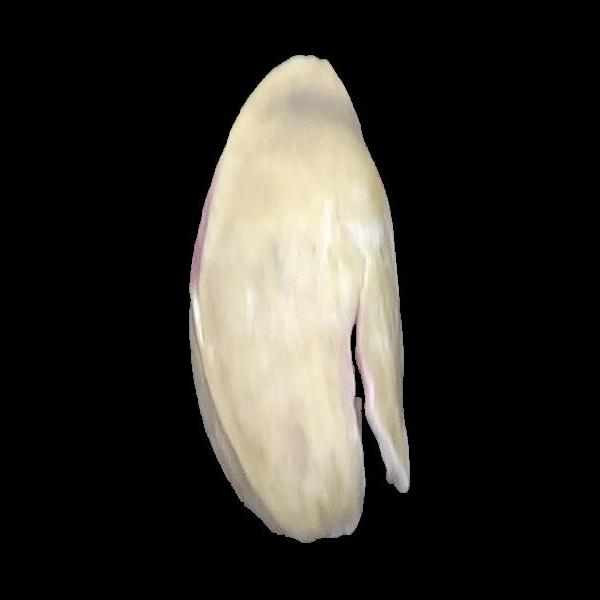
#> input picture dataset/Pistachio_Image_Dataset/Pistachio_Image_Dataset/Kirmizi_Pistachio/kirmizi 1000.jpg, 600 x 600 px; its folder holds only this picture in this run
$ jupyter execute p1.ipynb
#> lines starting #> are read from the running program, lines starting #| are printed output that depends on the picture
# P1 signal audit

[cell 1]
# Check the if the dataset is available
from pathlib import Path
import numpy as np
from PIL import Image

RESOURCE_DIR_KIRMIZI = Path("dataset/Pistachio_Image_Dataset/Pistachio_Image_Dataset/Kirmizi_Pistachio")
RESOURCE_DIR_SIIRT    = Path("dataset/Pistachio_Image_Dataset/Pistachio_Image_Dataset/Siirt_Pistachio")

for name, folder in [("Kirmizi", RESOURCE_DIR_KIRMIZI), ("Siirt", RESOURCE_DIR_SIIRT)]:
    if folder.is_dir():
        print(f"OK   {name}: {folder.resolve()}")
    else:
        print(f"MISS {name}: {folder.resolve()}")


# Cap how many images to load per class
LIMIT = 5 # None = load everyting

records = []
for name, folder in [("Kirmizi", RESOURCE_DIR_KIRMIZI), ("Siirt", RESOURCE_DIR_SIIRT)]:
    count = 0
    for path in sorted(folder.rglob("*")):
        if path.suffix.lower() not in {".jpg", ".jpeg", ".png", ".bmp", ".tif", ".tiff", ".webp"}:
            continue
        if LIMIT is not None and count >= LIMIT:
            break
        with Image.open(path) as im:
#> im is the input picture: PIL image 600x600 RGB; mean R, G, B 47.5, 45, 39.9
            arr = np.asarray(im.convert("RGB"))
        records.append({"class": name, "path": path, "arr": arr})
        count += 1

print(f"Loaded {len(records)} images (LIMIT={LIMIT} per class)")
#| Loaded 1 images (LIMIT=5 per class)

# Format, array shape, data type, units, range and byte size

[cell 2]
# 1. Format (from magic bytes, not the extension)
def detect_format(path):
    with open(path, "rb") as fh:
        head = fh.read(8)
    if head.startswith(b"\xff\xd8\xff"):
        return "JPEG"
    if head.startswith(b"\x89PNG"):
        return "PNG"
    return "other"

formats = {r["class"]: {} for r in records}
#> formats = 1 item
for r in records:
    fmt = detect_format(r["path"])
    formats[r["class"]][fmt] = formats[r["class"]].get(fmt, 0) + 1
#> this loop made 1 pass
#> fmt on pass 1: 'JPEG'
print("1. Format:", formats)
#| 1. Format: {'Kirmizi': {'JPEG': 1}}

# 2. Array shape
shapes = {r["arr"].shape for r in records}
#> shapes = 1 item
print("2. Per-image (H, W, C):", shapes)
#| 2. Per-image (H, W, C): {(600, 600, 3)}

# 3. Data type
print("3. Data type:", records[0]["arr"].dtype)
#| 3. Data type: uint8

# 4. Units
stacked = np.stack([r["arr"] for r in records])
lo, hi = int(stacked.min()), int(stacked.max())
#> lo = 0; hi = 255
is_8bit = lo >= 0 and hi <= 255
#> is_8bit = True
print(f"4. Units: pixel values are 8-bit intensity levels 0-255")
print(f"   Verified: observed range {lo}-{hi} -> within 0-255: {is_8bit}")
#|    Verified: observed range 0-255 -> within 0-255: True

# 5. Range (per channel, across the loaded subset)
stacked = np.stack([r["arr"] for r in records])
for i, ch in enumerate("RGB"):
    print(f"5. {ch}: min={stacked[..., i].min()} max={stacked[..., i].max()}")
#> this loop made 3 passes
#| 5. R: min=0 max=255
#| 5. G: min=0 max=255
#| 5. B: min=0 max=250

# 6. Byte size (per image)
for r in records[:1]:
    disk = r["path"].stat().st_size
    mem = r["arr"].nbytes
    print(f"6. {r['class']:8s} {r['path'].name:20s} on disk: {disk:>8} B | in memory: {mem:>8} B")
#> this loop made 1 pass
#> (disk, mem) on pass 1: (15596, 1080000)
#| 6. Kirmizi  kirmizi 1000.jpg     on disk:    15596 B | in memory:  1080000 B

# Sampling rate or spacing

[cell 3]
img = records[0]["arr"]
signal = img.flatten()
print(f"Image shape: {img.shape}")
#| Image shape: (600, 600, 3)
print(f"Flattened 1D signal length: {len(signal)} samples")
#| Flattened 1D signal length: 1080000 samples

print(f"- Sampling: 1 sample per pixel along the raster scan.")
print(f"- Spatial sampling grid: {img.shape[1]} x {img.shape[0]} px.")
#| - Spatial sampling grid: 600 x 600 px.

with Image.open(records[0]["path"]) as im:
    dpi = im.info.get("dpi")

if dpi:
    px_per_mm = dpi[0] / 25.4
    print(f"- DPI metadata present: {dpi[0]:.0f} x {dpi[1]:.0f} "
          f"= {px_per_mm:.2f} px/mm.")
else:
    print("- DPI metadata: NOT AVAILABLE / UNKNOWN (not stored in the file).")

Note:
This is not the physical sampling rate. This cannot be found, as a physical size of an pixel cannot be determined.

We can state the sampling density as 1 sample per pixel on 600x600.
Where we use the dot per inch to calulate how many pixels per inch, as placeholder for sampling rate. As we cannot state this physical terms like sample per mm or inch. Because the dataset provides no real calibration.

# Spatial view and one frequency view, both with labelled axes.

[cell 4]
import numpy as np
import matplotlib.pyplot as plt

# grey scale conversion
gray = np.mean(records[0]["arr"], axis=2)   # extract the (H, W)
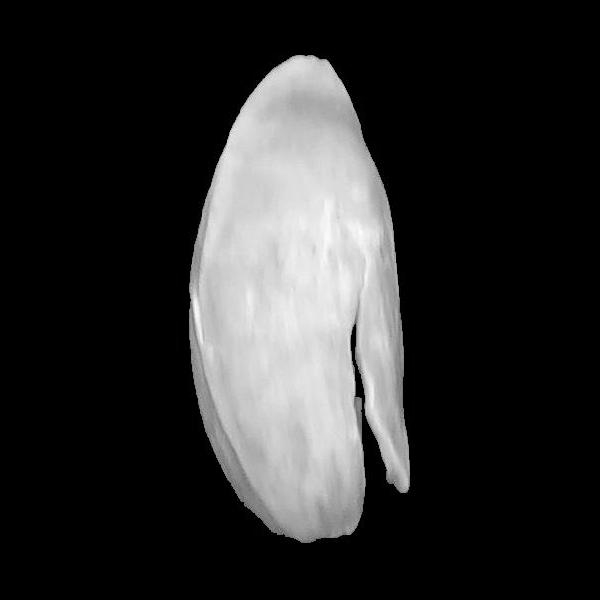
#> gray: shape (600, 600) float64; min 0, max 253.3, mean 44.2
H, W = gray.shape
#> H = 600; W = 600

fig, ax = plt.subplots(figsize=(6, 6))
im = ax.imshow(gray, cmap="gray", vmin=0, vmax=255)
ax.set_xlabel("x (pixel column)")
ax.set_ylabel("y (pixel row)")
ax.set_title("Spatial view: grayscale image")
plt.colorbar(im, ax=ax, label="Intensity (0-255)")
plt.tight_layout()
plt.show()

spectrum = np.abs(np.fft.fftshift(np.fft.fft2(gray)))
freq_x = np.fft.fftshift(np.fft.fftfreq(W, d=1.0))   # cycles/pixel, x
#> freq_x = 600 values from -0.5 to 0.498
freq_y = np.fft.fftshift(np.fft.fftfreq(H, d=1.0))   # cycles/pixel, y
#> freq_y = 600 values from -0.5 to 0.498

fig2, ax2 = plt.subplots(figsize=(6, 6))
im2 = ax2.imshow(spectrum, extent=[freq_x[0], freq_x[-1], freq_y[-1], freq_y[0]],
                 cmap="inferno", norm="log")
ax2.set_xlabel("Spatial frequency x (cycles per pixel)")
ax2.set_ylabel("Spatial frequency y (cycles per pixel)")
ax2.set_title("Frequency view: 2D FFT magnitude spectrum (log scale)")
plt.colorbar(im2, ax=ax2, label="Magnitude (log)")
plt.tight_layout()
plt.show()
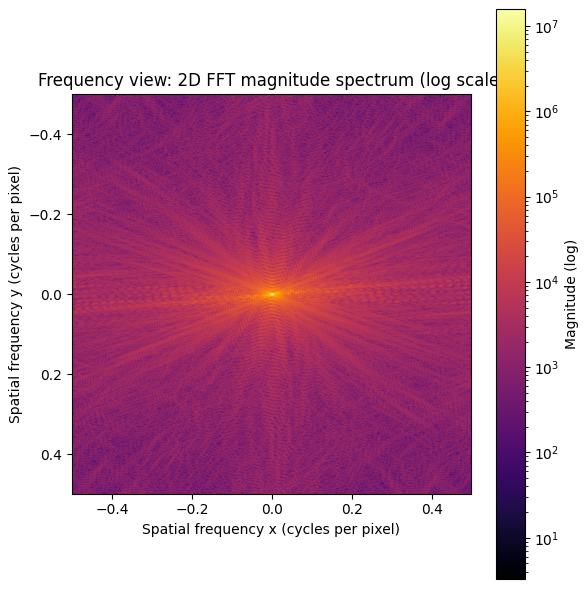
#> figure drawn by matplotlib, 2 panels

We turn a spatial domain, the pixels, into a frequency domain. here we can see the variation in frequncies for sharp edges and detail.

# One transform or filtering experiment, with the prediction you made before running it.

prediction:
We run a gaussian filter, that redueces high spatial frequencies, but overall shape and large color will be kept.

[cell 5]
import numpy as np
import matplotlib.pyplot as plt


img = records[0]["arr"].astype(float)

def gaussian_kernel(sigma, size=None):
    if size is None:
        size = int(6 * sigma) | 1
    x = np.arange(size) - size // 2
    k = np.exp(-(x ** 2) / (2 * sigma ** 2))
    return k / k.sum()

def convolve1d(signal, kernel):
    return np.convolve(signal, kernel, mode="same")

def gaussian_filter2d(arr, sigma):
#> called with sigma = 5
    k = gaussian_kernel(sigma)
    out = np.apply_along_axis(lambda r: convolve1d(r, k), axis=1, arr=arr)
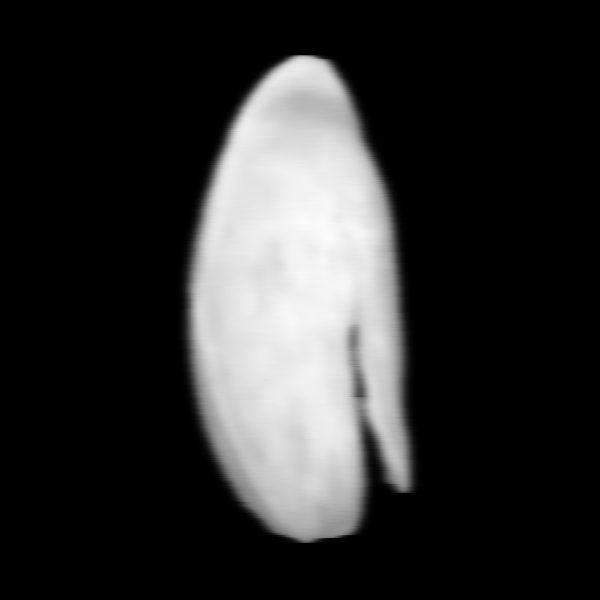
#> out: shape (600, 600) float64; min 0, max 251.4, mean 47.5
    out = np.apply_along_axis(lambda c: convolve1d(c, k), axis=0, arr=out)
    return out

sigma = 5.0
blurred = np.stack([gaussian_filter2d(img[..., c], sigma) for c in range(3)], axis=2)
#> call 3 of gaussian_filter2d, with sigma = 5
#> in gaussian_filter2d (call 3), `out = np.apply_along_axis(lambda r: convolve1d(r, k), axis=1, arr=arr)`:
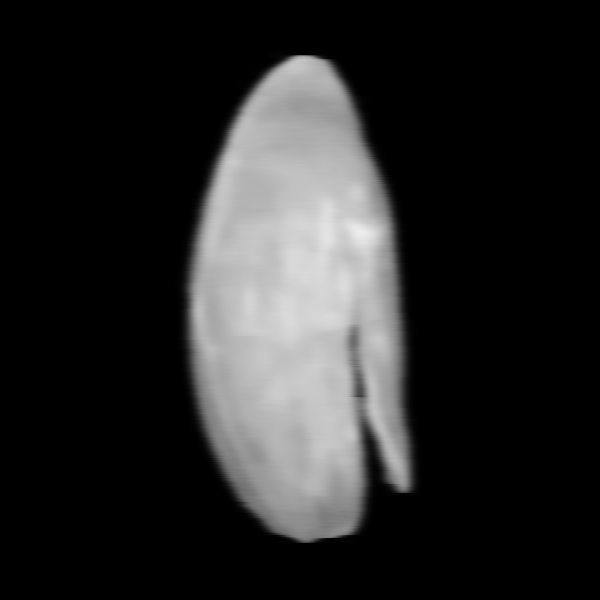
#> out: shape (600, 600) float64; min 0, max 237.6, mean 39.9
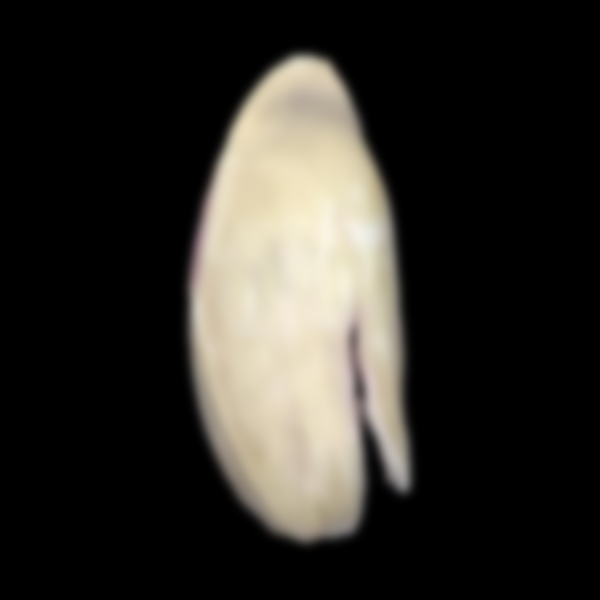
#> blurred: shape (600, 600, 3) float64; mean R, G, B 47.5, 45, 39.9

fig, axes = plt.subplots(1, 3, figsize=(15, 5))
axes[0].imshow(img.astype(np.uint8))
axes[0].set_title("Original (colour)")
axes[0].set_xlabel("x (pixel column)")
axes[0].set_ylabel("y (pixel row)")

axes[1].imshow(np.clip(blurred, 0, 255).astype(np.uint8))
axes[1].set_title(f"Gaussian filtered (sigma={sigma})")
axes[1].set_xlabel("x (pixel column)")
axes[1].set_ylabel("y (pixel row)")

diff = img - blurred
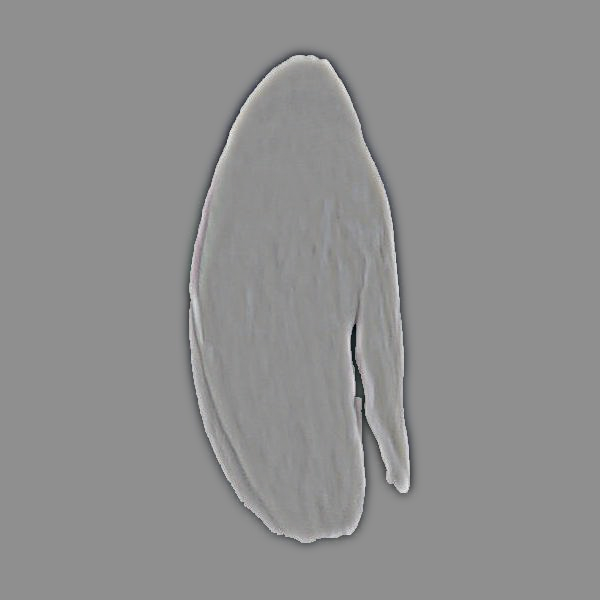
#> diff: shape (600, 600, 3) float64; mean R, G, B 0, 0, 0; drawn with min black and max white
imd = axes[2].imshow(np.clip(diff, 0, 255).astype(np.uint8))
axes[2].set_title("Difference (original - filtered)")
axes[2].set_xlabel("x (pixel column)")
axes[2].set_ylabel("y (pixel row)")
plt.tight_layout()
plt.show()
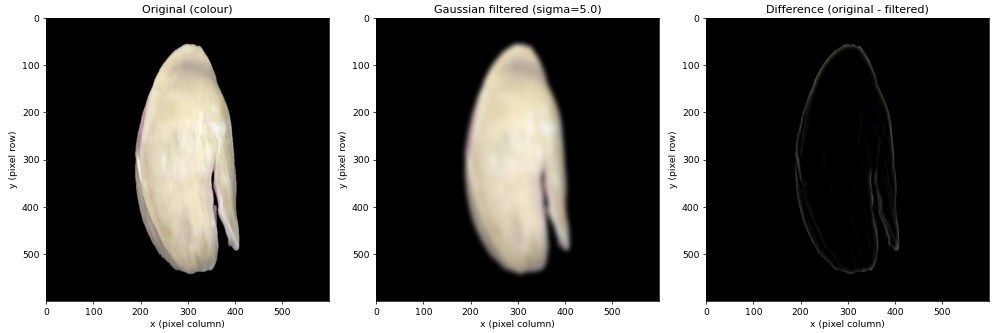
#> figure drawn by matplotlib, 3 panels

print(f"sigma={sigma}: high spatial frequencies attenuated; "
      f"overall shape and large-scale structure preserved (matches prediction).")

# Small test for the frequency view after running gaussian blur

[cell 6]
gray_orig = np.mean(records[0]["arr"], axis=2)
gray_blur = np.mean(blurred, axis=2)
H, W = gray_orig.shape

# 2D FFT magnitude spectra (DC shifted to centre).
spec_orig = np.abs(np.fft.fftshift(np.fft.fft2(gray_orig)))
spec_blur = np.abs(np.fft.fftshift(np.fft.fft2(gray_blur)))

freq_x = np.fft.fftshift(np.fft.fftfreq(W, d=1.0))   # cycles/pixel, x
freq_y = np.fft.fftshift(np.fft.fftfreq(H, d=1.0))   # cycles/pixel, y

fig, axes = plt.subplots(1, 2, figsize=(12, 6))
for ax, spec, title in [(axes[0], spec_orig, "Original"),
                        (axes[1], spec_blur, "Gaussian blurred")]:
    im = ax.imshow(spec, extent=[freq_x[0], freq_x[-1], freq_y[-1], freq_y[0]],
                   cmap="inferno", norm="log")
    ax.set_xlabel("Spatial frequency x (cycles per pixel)")
    ax.set_ylabel("Spatial frequency y (cycles per pixel)")
    ax.set_title(f"Frequency view: {title}")
    plt.colorbar(im, ax=ax, label="Magnitude (log)")
#> this loop made 2 passes
plt.tight_layout()
plt.show()
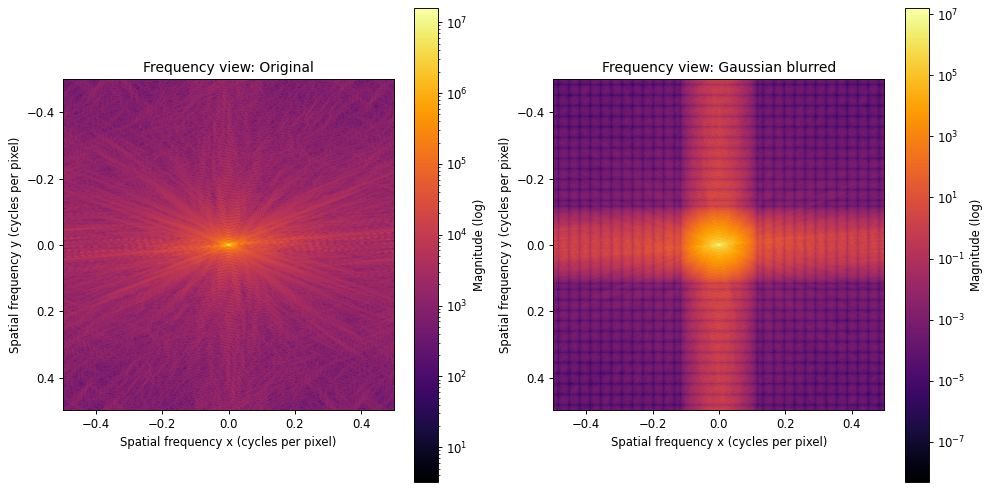
#> figure drawn by matplotlib, 4 panels

print("Blur attenuates high spatial frequencies: the blurred spectrum has "
      "less energy away from the centre (DC) than the original.")

So one interesting observation is running a frequency view over the blured image.

Here we can see the brightspot in the center still which is alot brighter. This represent lower frequnces.

the further from enter higher frequnices are. The gaussian blur is a lowpass filter so it suppresses some of the higher frequencies. So after bluring we see some of the specturm be somewhat stronger towards the center.

# One resampling experiment that finds an artefact or a limitation.

[cell 7]
import numpy as np
import matplotlib.pyplot as plt

img = records[0]["arr"].astype(float)
H, W = img.shape[:2]

def downsample(arr, factor):
#> called with factor = 8
    h, w = arr.shape[0] // factor * factor, arr.shape[1] // factor * factor
#> h = 600; w = 600
    a = arr[:h, :w]
    return a.reshape(h // factor, factor, w // factor, factor, 3).mean(axis=(1, 3))

factor = 8
small = downsample(img, factor)
upscaled = np.repeat(np.repeat(small, factor, axis=0), factor, axis=1)

# --- Visual validation of the artefact ---
fig, axes = plt.subplots(1, 3, figsize=(15, 5))
axes[0].imshow(img.astype(np.uint8))
axes[0].set_title(f"Original ({W}x{H})")
axes[0].set_xlabel("x (pixel column)")
axes[0].set_ylabel("y (pixel row)")

axes[1].imshow(np.clip(upscaled, 0, 255).astype(np.uint8))
axes[1].set_title(f"Downsampled x{factor} then upscaled")
axes[1].set_xlabel("x (pixel column)")
axes[1].set_ylabel("y (pixel row)")

diff = np.abs(img - upscaled)
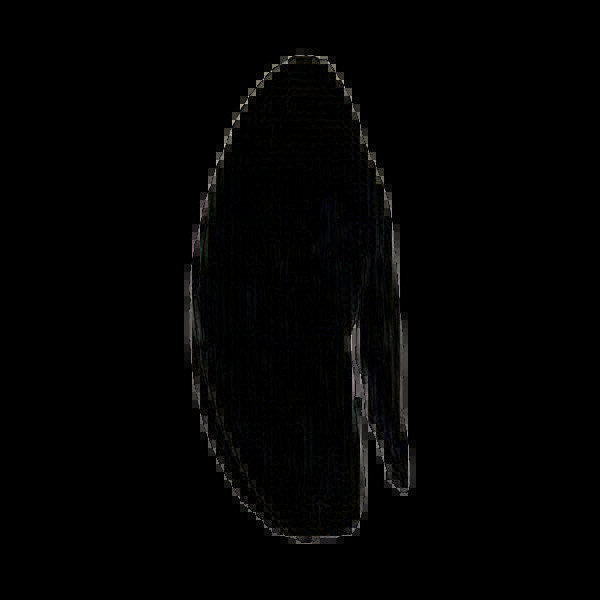
#> diff: shape (600, 600, 3) float64; mean R, G, B 2.6, 2.5, 2.5
imd = axes[2].imshow(diff.max(axis=2), cmap="hot", vmin=0, vmax=255)
axes[2].set_title("Resampling error (|orig - resampled|)")
axes[2].set_xlabel("x (pixel column)")
axes[2].set_ylabel("y (pixel row)")
plt.colorbar(imd, ax=axes[2], label="Error (0-255)")
plt.tight_layout()
plt.show()
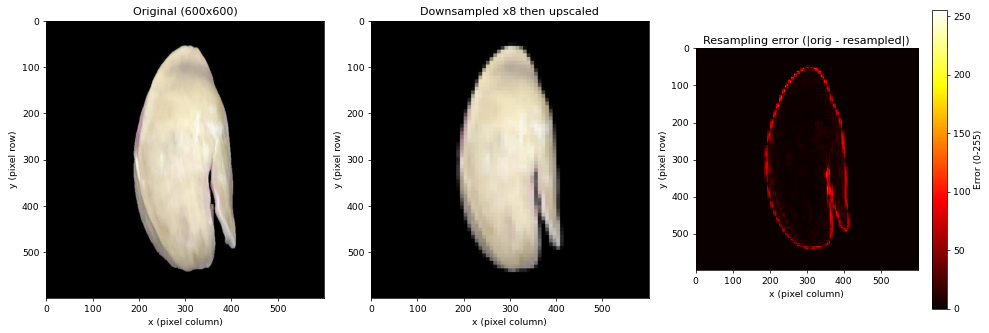
#> figure drawn by matplotlib, 4 panels

max_err = diff.max()
#> max_err = 205.1
mean_err = diff.mean()
#> mean_err = 2.51
print(f"Downsampled from {W}x{H} to {W//factor}x{H//factor} px (factor {factor}).")
#| Downsampled from 600x600 to 75x75 px (factor 8).
print(f"Max resampling error: {max_err:.1f} / 255")
#| Max resampling error: 205.1 / 255
print(f"Mean resampling error: {mean_err:.2f} / 255")
#| Mean resampling error: 2.51 / 255
print("Artefact: loss of high-frequency detail (blurring/jagged edges). "
      "Limitation: fewer samples cannot represent fine spatial detail.")

# A reproducible loader, and the baseline representation P2 will be measured against

[cell 8]
import numpy as np
from pathlib import Path
from PIL import Image

def load_images(folder: Path, limit=None):
    records = []
    for path in sorted(folder.rglob("*")):
        if path.suffix.lower() not in {".jpg", ".jpeg"}: # all images are jpg
            continue
        if limit is not None and len(records) >= limit:
            break
        with Image.open(path) as im:
            arr = np.asarray(im.convert("RGB"))   # (H, W, color channels (3)) uint8
        records.append({"path": path, "arr": arr})
    return records

baseline = []
for folder in (RESOURCE_DIR_KIRMIZI, RESOURCE_DIR_SIIRT):
    baseline.extend(load_images(folder, limit=LIMIT))

X = np.stack([r["arr"] for r in baseline])
print(f"Baseline representation shape: {X.shape}")
#| Baseline representation shape: (1, 600, 600, 3)
print(f"Data type: {X.dtype}")
#| Data type: uint8
print(f"Total bytes (raw RGB): {X.nbytes}")
#| Total bytes (raw RGB): 1080000
print(f"Per-image bytes: {X[0].nbytes}")
#| Per-image bytes: 1080000
print("This raw uint8 RGB array is the reference P2 codecs are compared against "
      "(lossless baseline; any codec's output is measured against this).")
